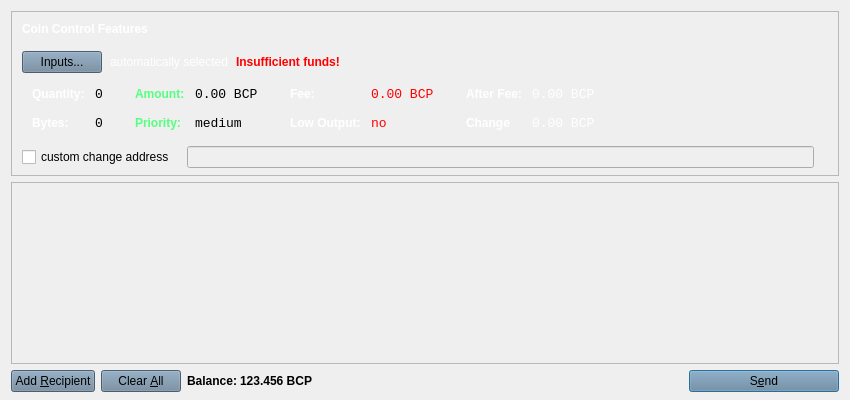
<?xml version="1.0" encoding="UTF-8"?>
<ui version="4.0">
 <class>SendCoinsDialog</class>
 <widget class="QDialog" name="SendCoinsDialog">
  <property name="geometry">
   <rect>
    <x>0</x>
    <y>0</y>
    <width>850</width>
    <height>400</height>
   </rect>
  </property>
  <property name="windowTitle">
   <string>Send Coins</string>
  </property>
  <property name="styleSheet">
   <string notr="true">background-image: url(:/images/bkg);</string>
  </property>
  <layout class="QVBoxLayout" name="verticalLayout" stretch="0,1,0">
   <property name="bottomMargin">
    <number>8</number>
   </property>
   <item>
    <widget class="QFrame" name="frameCoinControl">
     <property name="sizePolicy">
      <sizepolicy hsizetype="Expanding" vsizetype="Expanding">
       <horstretch>0</horstretch>
       <verstretch>0</verstretch>
      </sizepolicy>
     </property>
     <property name="maximumSize">
      <size>
       <width>16777215</width>
       <height>16777215</height>
      </size>
     </property>
     <property name="frameShape">
      <enum>QFrame::StyledPanel</enum>
     </property>
     <property name="frameShadow">
      <enum>QFrame::Sunken</enum>
     </property>
     <layout class="QVBoxLayout" name="verticalLayoutCoinControl2">
      <property name="spacing">
       <number>6</number>
      </property>
      <property name="leftMargin">
       <number>0</number>
      </property>
      <property name="topMargin">
       <number>0</number>
      </property>
      <property name="rightMargin">
       <number>0</number>
      </property>
      <property name="bottomMargin">
       <number>6</number>
      </property>
      <item>
       <layout class="QVBoxLayout" name="verticalLayoutCoinControl" stretch="0,0,0,0,1">
        <property name="spacing">
         <number>0</number>
        </property>
        <property name="leftMargin">
         <number>10</number>
        </property>
        <property name="topMargin">
         <number>10</number>
        </property>
        <item>
         <layout class="QHBoxLayout" name="horizontalLayoutCoinControl1">
          <property name="bottomMargin">
           <number>15</number>
          </property>
          <item>
           <widget class="QLabel" name="labelCoinControlFeatures">
            <property name="sizePolicy">
             <sizepolicy hsizetype="Preferred" vsizetype="Maximum">
              <horstretch>0</horstretch>
              <verstretch>0</verstretch>
             </sizepolicy>
            </property>
            <property name="font">
             <font>
              <weight>75</weight>
              <bold>true</bold>
             </font>
            </property>
            <property name="styleSheet">
             <string notr="true">font-weight:bold;</string>
            </property>
            <property name="text">
             <string>&lt;html&gt;&lt;head/&gt;&lt;body&gt;&lt;p&gt;&lt;span style=&quot; color:#ffffff;&quot;&gt;Coin Control Features&lt;/span&gt;&lt;/p&gt;&lt;/body&gt;&lt;/html&gt;</string>
            </property>
           </widget>
          </item>
         </layout>
        </item>
        <item>
         <layout class="QHBoxLayout" name="horizontalLayoutCoinControl2" stretch="0,0,0,0">
          <property name="spacing">
           <number>8</number>
          </property>
          <property name="bottomMargin">
           <number>10</number>
          </property>
          <item>
           <widget class="QPushButton" name="pushButtonCoinControl">
            <property name="styleSheet">
             <string notr="true">background-color: rgb(106, 131, 154);
background-image: url(:/images/bgbfree);</string>
            </property>
            <property name="text">
             <string>Inputs...</string>
            </property>
           </widget>
          </item>
          <item>
           <widget class="QLabel" name="labelCoinControlAutomaticallySelected">
            <property name="styleSheet">
             <string notr="true">background-image: url(:/images/bgbfree);</string>
            </property>
            <property name="text">
             <string>&lt;html&gt;&lt;head/&gt;&lt;body&gt;&lt;p&gt;&lt;span style=&quot; color:#ffffff;&quot;&gt;automatically selected&lt;/span&gt;&lt;/p&gt;&lt;/body&gt;&lt;/html&gt;</string>
            </property>
            <property name="margin">
             <number>5</number>
            </property>
           </widget>
          </item>
          <item>
           <widget class="QLabel" name="labelCoinControlInsuffFunds">
            <property name="font">
             <font>
              <weight>75</weight>
              <bold>true</bold>
             </font>
            </property>
            <property name="styleSheet">
             <string notr="true">color:red;font-weight:bold;
background-image: url(:/images/bgbfree);</string>
            </property>
            <property name="text">
             <string>Insufficient funds!</string>
            </property>
            <property name="margin">
             <number>5</number>
            </property>
           </widget>
          </item>
          <item>
           <spacer name="horizontalSpacerCoinControl">
            <property name="orientation">
             <enum>Qt::Horizontal</enum>
            </property>
            <property name="sizeHint" stdset="0">
             <size>
              <width>40</width>
              <height>1</height>
             </size>
            </property>
           </spacer>
          </item>
         </layout>
        </item>
        <item>
         <widget class="QWidget" name="widgetCoinControl" native="true">
          <property name="sizePolicy">
           <sizepolicy hsizetype="Preferred" vsizetype="Preferred">
            <horstretch>0</horstretch>
            <verstretch>0</verstretch>
           </sizepolicy>
          </property>
          <property name="minimumSize">
           <size>
            <width>0</width>
            <height>0</height>
           </size>
          </property>
          <property name="styleSheet">
           <string notr="true"/>
          </property>
          <layout class="QHBoxLayout" name="horizontalLayoutCoinControl5">
           <property name="leftMargin">
            <number>0</number>
           </property>
           <property name="topMargin">
            <number>0</number>
           </property>
           <property name="rightMargin">
            <number>0</number>
           </property>
           <property name="bottomMargin">
            <number>0</number>
           </property>
           <item>
            <layout class="QHBoxLayout" name="horizontalLayoutCoinControl3" stretch="0,0,0,1">
             <property name="spacing">
              <number>20</number>
             </property>
             <property name="topMargin">
              <number>0</number>
             </property>
             <property name="bottomMargin">
              <number>10</number>
             </property>
             <item>
              <layout class="QFormLayout" name="formLayoutCoinControl1">
               <property name="horizontalSpacing">
                <number>10</number>
               </property>
               <property name="verticalSpacing">
                <number>14</number>
               </property>
               <property name="leftMargin">
                <number>10</number>
               </property>
               <property name="topMargin">
                <number>4</number>
               </property>
               <property name="rightMargin">
                <number>6</number>
               </property>
               <item row="0" column="0">
                <widget class="QLabel" name="labelCoinControlQuantityText">
                 <property name="styleSheet">
                  <string notr="true">font-weight:bold;</string>
                 </property>
                 <property name="text">
                  <string>&lt;html&gt;&lt;head/&gt;&lt;body&gt;&lt;p&gt;&lt;span style=&quot; color:#ffffff;&quot;&gt;Quantity:&lt;/span&gt;&lt;/p&gt;&lt;/body&gt;&lt;/html&gt;</string>
                 </property>
                 <property name="margin">
                  <number>0</number>
                 </property>
                </widget>
               </item>
               <item row="0" column="1">
                <widget class="QLabel" name="labelCoinControlQuantity">
                 <property name="font">
                  <font>
                   <family>Monospace</family>
                   <pointsize>10</pointsize>
                  </font>
                 </property>
                 <property name="cursor">
                  <cursorShape>IBeamCursor</cursorShape>
                 </property>
                 <property name="contextMenuPolicy">
                  <enum>Qt::ActionsContextMenu</enum>
                 </property>
                 <property name="styleSheet">
                  <string notr="true">background-image: url(:/images/bgbfree);</string>
                 </property>
                 <property name="text">
                  <string>0</string>
                 </property>
                 <property name="margin">
                  <number>0</number>
                 </property>
                 <property name="textInteractionFlags">
                  <set>Qt::LinksAccessibleByMouse|Qt::TextSelectableByKeyboard|Qt::TextSelectableByMouse</set>
                 </property>
                </widget>
               </item>
               <item row="1" column="0">
                <widget class="QLabel" name="labelCoinControlBytesText">
                 <property name="styleSheet">
                  <string notr="true">font-weight:bold;
background-image: url(:/images/bgbfree);</string>
                 </property>
                 <property name="text">
                  <string>&lt;html&gt;&lt;head/&gt;&lt;body&gt;&lt;p&gt;&lt;span style=&quot; color:#ffffff;&quot;&gt;Bytes:&lt;/span&gt;&lt;/p&gt;&lt;/body&gt;&lt;/html&gt;</string>
                 </property>
                </widget>
               </item>
               <item row="1" column="1">
                <widget class="QLabel" name="labelCoinControlBytes">
                 <property name="font">
                  <font>
                   <family>Monospace</family>
                   <pointsize>10</pointsize>
                  </font>
                 </property>
                 <property name="cursor">
                  <cursorShape>IBeamCursor</cursorShape>
                 </property>
                 <property name="contextMenuPolicy">
                  <enum>Qt::ActionsContextMenu</enum>
                 </property>
                 <property name="styleSheet">
                  <string notr="true">background-image: url(:/images/bgbfree);</string>
                 </property>
                 <property name="text">
                  <string>0</string>
                 </property>
                 <property name="textInteractionFlags">
                  <set>Qt::LinksAccessibleByMouse|Qt::TextSelectableByKeyboard|Qt::TextSelectableByMouse</set>
                 </property>
                </widget>
               </item>
              </layout>
             </item>
             <item>
              <layout class="QFormLayout" name="formLayoutCoinControl2">
               <property name="horizontalSpacing">
                <number>10</number>
               </property>
               <property name="verticalSpacing">
                <number>14</number>
               </property>
               <property name="leftMargin">
                <number>6</number>
               </property>
               <property name="topMargin">
                <number>4</number>
               </property>
               <property name="rightMargin">
                <number>6</number>
               </property>
               <item row="0" column="0">
                <widget class="QLabel" name="labelCoinControlAmountText">
                 <property name="styleSheet">
                  <string notr="true">font-weight:bold;
background-image: url(:/images/bgbfree);</string>
                 </property>
                 <property name="text">
                  <string>&lt;html&gt;&lt;head/&gt;&lt;body&gt;&lt;p&gt;&lt;span style=&quot; color:#55ff7f;&quot;&gt;Amount:&lt;/span&gt;&lt;/p&gt;&lt;/body&gt;&lt;/html&gt;</string>
                 </property>
                 <property name="margin">
                  <number>0</number>
                 </property>
                </widget>
               </item>
               <item row="0" column="1">
                <widget class="QLabel" name="labelCoinControlAmount">
                 <property name="font">
                  <font>
                   <family>Monospace</family>
                   <pointsize>10</pointsize>
                  </font>
                 </property>
                 <property name="cursor">
                  <cursorShape>IBeamCursor</cursorShape>
                 </property>
                 <property name="contextMenuPolicy">
                  <enum>Qt::ActionsContextMenu</enum>
                 </property>
                 <property name="styleSheet">
                  <string notr="true">background-image: url(:/images/bgbfree);</string>
                 </property>
                 <property name="text">
                  <string>0.00 BCP</string>
                 </property>
                 <property name="textInteractionFlags">
                  <set>Qt::LinksAccessibleByMouse|Qt::TextSelectableByKeyboard|Qt::TextSelectableByMouse</set>
                 </property>
                </widget>
               </item>
               <item row="1" column="0">
                <widget class="QLabel" name="labelCoinControlPriorityText">
                 <property name="styleSheet">
                  <string notr="true">font-weight:bold;
background-image: url(:/images/bgbfree);</string>
                 </property>
                 <property name="text">
                  <string>&lt;html&gt;&lt;head/&gt;&lt;body&gt;&lt;p&gt;&lt;span style=&quot; color:#55ff7f;&quot;&gt;Priority:&lt;/span&gt;&lt;/p&gt;&lt;/body&gt;&lt;/html&gt;</string>
                 </property>
                </widget>
               </item>
               <item row="1" column="1">
                <widget class="QLabel" name="labelCoinControlPriority">
                 <property name="font">
                  <font>
                   <family>Monospace</family>
                   <pointsize>10</pointsize>
                  </font>
                 </property>
                 <property name="cursor">
                  <cursorShape>IBeamCursor</cursorShape>
                 </property>
                 <property name="contextMenuPolicy">
                  <enum>Qt::ActionsContextMenu</enum>
                 </property>
                 <property name="styleSheet">
                  <string notr="true">background-image: url(:/images/bgbfree);</string>
                 </property>
                 <property name="text">
                  <string>medium</string>
                 </property>
                 <property name="textInteractionFlags">
                  <set>Qt::LinksAccessibleByMouse|Qt::TextSelectableByKeyboard|Qt::TextSelectableByMouse</set>
                 </property>
                </widget>
               </item>
              </layout>
             </item>
             <item>
              <layout class="QFormLayout" name="formLayoutCoinControl3">
               <property name="horizontalSpacing">
                <number>10</number>
               </property>
               <property name="verticalSpacing">
                <number>14</number>
               </property>
               <property name="leftMargin">
                <number>6</number>
               </property>
               <property name="topMargin">
                <number>4</number>
               </property>
               <property name="rightMargin">
                <number>6</number>
               </property>
               <item row="0" column="0">
                <widget class="QLabel" name="labelCoinControlFeeText">
                 <property name="styleSheet">
                  <string notr="true">font-weight:bold;
background-image: url(:/images/bgbfree);</string>
                 </property>
                 <property name="text">
                  <string>&lt;html&gt;&lt;head/&gt;&lt;body&gt;&lt;p&gt;&lt;span style=&quot; color:#ffffff;&quot;&gt;Fee:&lt;/span&gt;&lt;/p&gt;&lt;/body&gt;&lt;/html&gt;</string>
                 </property>
                 <property name="margin">
                  <number>0</number>
                 </property>
                </widget>
               </item>
               <item row="0" column="1">
                <widget class="QLabel" name="labelCoinControlFee">
                 <property name="font">
                  <font>
                   <family>Monospace</family>
                   <pointsize>10</pointsize>
                  </font>
                 </property>
                 <property name="cursor">
                  <cursorShape>IBeamCursor</cursorShape>
                 </property>
                 <property name="contextMenuPolicy">
                  <enum>Qt::ActionsContextMenu</enum>
                 </property>
                 <property name="styleSheet">
                  <string notr="true">background-image: url(:/images/bgbfree);</string>
                 </property>
                 <property name="text">
                  <string>&lt;html&gt;&lt;head/&gt;&lt;body&gt;&lt;p&gt;&lt;span style=&quot; color:#ff0000;&quot;&gt;0.00 BCP&lt;/span&gt;&lt;/p&gt;&lt;/body&gt;&lt;/html&gt;</string>
                 </property>
                 <property name="textInteractionFlags">
                  <set>Qt::LinksAccessibleByMouse|Qt::TextSelectableByKeyboard|Qt::TextSelectableByMouse</set>
                 </property>
                </widget>
               </item>
               <item row="1" column="0">
                <widget class="QLabel" name="labelCoinControlLowOutputText">
                 <property name="styleSheet">
                  <string notr="true">font-weight:bold;
background-image: url(:/images/bgbfree);</string>
                 </property>
                 <property name="text">
                  <string>&lt;html&gt;&lt;head/&gt;&lt;body&gt;&lt;p&gt;&lt;span style=&quot; color:#ffffff;&quot;&gt;Low Output:&lt;/span&gt;&lt;/p&gt;&lt;/body&gt;&lt;/html&gt;</string>
                 </property>
                </widget>
               </item>
               <item row="1" column="1">
                <widget class="QLabel" name="labelCoinControlLowOutput">
                 <property name="font">
                  <font>
                   <family>Monospace</family>
                   <pointsize>10</pointsize>
                  </font>
                 </property>
                 <property name="cursor">
                  <cursorShape>IBeamCursor</cursorShape>
                 </property>
                 <property name="contextMenuPolicy">
                  <enum>Qt::ActionsContextMenu</enum>
                 </property>
                 <property name="styleSheet">
                  <string notr="true">background-image: url(:/images/bgbfree);</string>
                 </property>
                 <property name="text">
                  <string>&lt;html&gt;&lt;head/&gt;&lt;body&gt;&lt;p&gt;&lt;span style=&quot; color:#ff0000;&quot;&gt;no&lt;/span&gt;&lt;/p&gt;&lt;/body&gt;&lt;/html&gt;</string>
                 </property>
                 <property name="textInteractionFlags">
                  <set>Qt::LinksAccessibleByMouse|Qt::TextSelectableByKeyboard|Qt::TextSelectableByMouse</set>
                 </property>
                </widget>
               </item>
              </layout>
             </item>
             <item>
              <layout class="QFormLayout" name="formLayoutCoinControl4">
               <property name="horizontalSpacing">
                <number>10</number>
               </property>
               <property name="verticalSpacing">
                <number>14</number>
               </property>
               <property name="leftMargin">
                <number>6</number>
               </property>
               <property name="topMargin">
                <number>4</number>
               </property>
               <property name="rightMargin">
                <number>6</number>
               </property>
               <item row="0" column="0">
                <widget class="QLabel" name="labelCoinControlAfterFeeText">
                 <property name="styleSheet">
                  <string notr="true">font-weight:bold;
background-image: url(:/images/bgbfree);</string>
                 </property>
                 <property name="text">
                  <string>&lt;html&gt;&lt;head/&gt;&lt;body&gt;&lt;p&gt;&lt;span style=&quot; color:#ffffff;&quot;&gt;After Fee:&lt;/span&gt;&lt;/p&gt;&lt;/body&gt;&lt;/html&gt;</string>
                 </property>
                 <property name="margin">
                  <number>0</number>
                 </property>
                </widget>
               </item>
               <item row="0" column="1">
                <widget class="QLabel" name="labelCoinControlAfterFee">
                 <property name="font">
                  <font>
                   <family>Monospace</family>
                   <pointsize>10</pointsize>
                  </font>
                 </property>
                 <property name="cursor">
                  <cursorShape>IBeamCursor</cursorShape>
                 </property>
                 <property name="contextMenuPolicy">
                  <enum>Qt::ActionsContextMenu</enum>
                 </property>
                 <property name="styleSheet">
                  <string notr="true">background-image: url(:/images/bgbfree);</string>
                 </property>
                 <property name="text">
                  <string>&lt;html&gt;&lt;head/&gt;&lt;body&gt;&lt;p&gt;&lt;span style=&quot; color:#ffffff;&quot;&gt;0.00 BCP&lt;/span&gt;&lt;/p&gt;&lt;/body&gt;&lt;/html&gt;</string>
                 </property>
                 <property name="textInteractionFlags">
                  <set>Qt::LinksAccessibleByMouse|Qt::TextSelectableByKeyboard|Qt::TextSelectableByMouse</set>
                 </property>
                </widget>
               </item>
               <item row="1" column="0">
                <widget class="QLabel" name="labelCoinControlChangeText">
                 <property name="styleSheet">
                  <string notr="true">font-weight:bold;
background-image: url(:/images/bgbfree);</string>
                 </property>
                 <property name="text">
                  <string>&lt;html&gt;&lt;head/&gt;&lt;body&gt;&lt;p&gt;&lt;span style=&quot; color:#ffffff;&quot;&gt;Change&lt;/span&gt;&lt;/p&gt;&lt;/body&gt;&lt;/html&gt;</string>
                 </property>
                </widget>
               </item>
               <item row="1" column="1">
                <widget class="QLabel" name="labelCoinControlChange">
                 <property name="font">
                  <font>
                   <family>Monospace</family>
                   <pointsize>10</pointsize>
                  </font>
                 </property>
                 <property name="cursor">
                  <cursorShape>IBeamCursor</cursorShape>
                 </property>
                 <property name="contextMenuPolicy">
                  <enum>Qt::ActionsContextMenu</enum>
                 </property>
                 <property name="styleSheet">
                  <string notr="true">background-image: url(:/images/bgbfree);</string>
                 </property>
                 <property name="text">
                  <string>&lt;html&gt;&lt;head/&gt;&lt;body&gt;&lt;p&gt;&lt;span style=&quot; color:#ffffff;&quot;&gt;0.00 BCP&lt;/span&gt;&lt;/p&gt;&lt;/body&gt;&lt;/html&gt;</string>
                 </property>
                 <property name="textInteractionFlags">
                  <set>Qt::LinksAccessibleByMouse|Qt::TextSelectableByKeyboard|Qt::TextSelectableByMouse</set>
                 </property>
                </widget>
               </item>
              </layout>
             </item>
            </layout>
           </item>
          </layout>
         </widget>
        </item>
        <item>
         <layout class="QHBoxLayout" name="horizontalLayoutCoinControl4" stretch="0,0,0">
          <property name="spacing">
           <number>12</number>
          </property>
          <property name="sizeConstraint">
           <enum>QLayout::SetDefaultConstraint</enum>
          </property>
          <property name="topMargin">
           <number>5</number>
          </property>
          <property name="rightMargin">
           <number>5</number>
          </property>
          <item>
           <widget class="QCheckBox" name="checkBoxCoinControlChange">
            <property name="styleSheet">
             <string notr="true">background-image: url(:/images/bgbfree);</string>
            </property>
            <property name="text">
             <string>custom change address</string>
            </property>
           </widget>
          </item>
          <item>
           <widget class="QLineEdit" name="lineEditCoinControlChange">
            <property name="enabled">
             <bool>false</bool>
            </property>
            <property name="sizePolicy">
             <sizepolicy hsizetype="Expanding" vsizetype="Fixed">
              <horstretch>0</horstretch>
              <verstretch>0</verstretch>
             </sizepolicy>
            </property>
            <property name="styleSheet">
             <string notr="true">background-image: url(:/images/gr);</string>
            </property>
           </widget>
          </item>
          <item>
           <widget class="QLabel" name="labelCoinControlChangeLabel">
            <property name="sizePolicy">
             <sizepolicy hsizetype="Preferred" vsizetype="Expanding">
              <horstretch>0</horstretch>
              <verstretch>0</verstretch>
             </sizepolicy>
            </property>
            <property name="minimumSize">
             <size>
              <width>0</width>
              <height>0</height>
             </size>
            </property>
            <property name="styleSheet">
             <string notr="true">background-image: url(:/images/bgbfree);</string>
            </property>
            <property name="text">
             <string/>
            </property>
            <property name="margin">
             <number>3</number>
            </property>
           </widget>
          </item>
         </layout>
        </item>
        <item>
         <spacer name="verticalSpacerCoinControl">
          <property name="orientation">
           <enum>Qt::Vertical</enum>
          </property>
          <property name="sizeHint" stdset="0">
           <size>
            <width>800</width>
            <height>1</height>
           </size>
          </property>
         </spacer>
        </item>
       </layout>
      </item>
     </layout>
    </widget>
   </item>
   <item>
    <widget class="QScrollArea" name="scrollArea">
     <property name="widgetResizable">
      <bool>true</bool>
     </property>
     <widget class="QWidget" name="scrollAreaWidgetContents">
      <property name="geometry">
       <rect>
        <x>0</x>
        <y>0</y>
        <width>830</width>
        <height>152</height>
       </rect>
      </property>
      <layout class="QVBoxLayout" name="verticalLayout_2">
       <property name="leftMargin">
        <number>0</number>
       </property>
       <property name="topMargin">
        <number>0</number>
       </property>
       <property name="rightMargin">
        <number>0</number>
       </property>
       <property name="bottomMargin">
        <number>0</number>
       </property>
       <item>
        <layout class="QVBoxLayout" name="entries">
         <property name="spacing">
          <number>6</number>
         </property>
        </layout>
       </item>
       <item>
        <spacer name="verticalSpacer">
         <property name="orientation">
          <enum>Qt::Vertical</enum>
         </property>
         <property name="sizeHint" stdset="0">
          <size>
           <width>20</width>
           <height>40</height>
          </size>
         </property>
        </spacer>
       </item>
      </layout>
     </widget>
    </widget>
   </item>
   <item>
    <layout class="QHBoxLayout" name="horizontalLayout">
     <item>
      <widget class="QPushButton" name="addButton">
       <property name="toolTip">
        <string>Send to multiple recipients at once</string>
       </property>
       <property name="styleSheet">
        <string notr="true">background-color: rgb(106, 131, 154);
background-image: url(:/images/bgbfree);</string>
       </property>
       <property name="text">
        <string>Add &amp;Recipient</string>
       </property>
       <property name="autoDefault">
        <bool>false</bool>
       </property>
      </widget>
     </item>
     <item>
      <widget class="QPushButton" name="clearButton">
       <property name="sizePolicy">
        <sizepolicy hsizetype="Minimum" vsizetype="Fixed">
         <horstretch>0</horstretch>
         <verstretch>0</verstretch>
        </sizepolicy>
       </property>
       <property name="toolTip">
        <string>Remove all transaction fields</string>
       </property>
       <property name="styleSheet">
        <string notr="true">background-color: rgb(106, 131, 154);
background-image: url(:/images/bgbfree);</string>
       </property>
       <property name="text">
        <string>Clear &amp;All</string>
       </property>
       <property name="autoRepeatDelay">
        <number>300</number>
       </property>
       <property name="autoDefault">
        <bool>false</bool>
       </property>
      </widget>
     </item>
     <item>
      <layout class="QHBoxLayout" name="horizontalLayout_2">
       <property name="spacing">
        <number>3</number>
       </property>
       <item>
        <widget class="QLabel" name="label">
         <property name="sizePolicy">
          <sizepolicy hsizetype="Preferred" vsizetype="Fixed">
           <horstretch>0</horstretch>
           <verstretch>0</verstretch>
          </sizepolicy>
         </property>
         <property name="font">
          <font>
           <weight>75</weight>
           <bold>true</bold>
          </font>
         </property>
         <property name="styleSheet">
          <string notr="true">background-image: url(:/images/bgbfree);
color: rgb(0, 0, 0);</string>
         </property>
         <property name="text">
          <string>Balance:</string>
         </property>
        </widget>
       </item>
       <item>
        <widget class="QLabel" name="labelBalance">
         <property name="sizePolicy">
          <sizepolicy hsizetype="Preferred" vsizetype="Fixed">
           <horstretch>0</horstretch>
           <verstretch>0</verstretch>
          </sizepolicy>
         </property>
         <property name="font">
          <font>
           <weight>75</weight>
           <bold>true</bold>
          </font>
         </property>
         <property name="cursor">
          <cursorShape>IBeamCursor</cursorShape>
         </property>
         <property name="styleSheet">
          <string notr="true">color: rgb(0, 0, 0);
background-image: url(:/images/bgbfree);</string>
         </property>
         <property name="text">
          <string>123.456 BCP</string>
         </property>
         <property name="textInteractionFlags">
          <set>Qt::LinksAccessibleByMouse|Qt::TextSelectableByKeyboard|Qt::TextSelectableByMouse</set>
         </property>
        </widget>
       </item>
      </layout>
     </item>
     <item>
      <spacer name="horizontalSpacer">
       <property name="orientation">
        <enum>Qt::Horizontal</enum>
       </property>
       <property name="sizeHint" stdset="0">
        <size>
         <width>40</width>
         <height>20</height>
        </size>
       </property>
      </spacer>
     </item>
     <item>
      <widget class="QPushButton" name="sendButton">
       <property name="minimumSize">
        <size>
         <width>150</width>
         <height>0</height>
        </size>
       </property>
       <property name="toolTip">
        <string>Confirm the send action</string>
       </property>
       <property name="styleSheet">
        <string notr="true">background-color: rgb(106, 131, 154);
background-image: url(:/images/bgbfree);</string>
       </property>
       <property name="text">
        <string>S&amp;end</string>
       </property>
       <property name="icon">
        <iconset resource="../bitcoin.qrc">
         <normaloff>:/icons/send</normaloff>:/icons/send</iconset>
       </property>
       <property name="default">
        <bool>true</bool>
       </property>
      </widget>
     </item>
    </layout>
   </item>
  </layout>
 </widget>
 <resources>
  <include location="../bitcoin.qrc"/>
 </resources>
 <connections/>
</ui>
